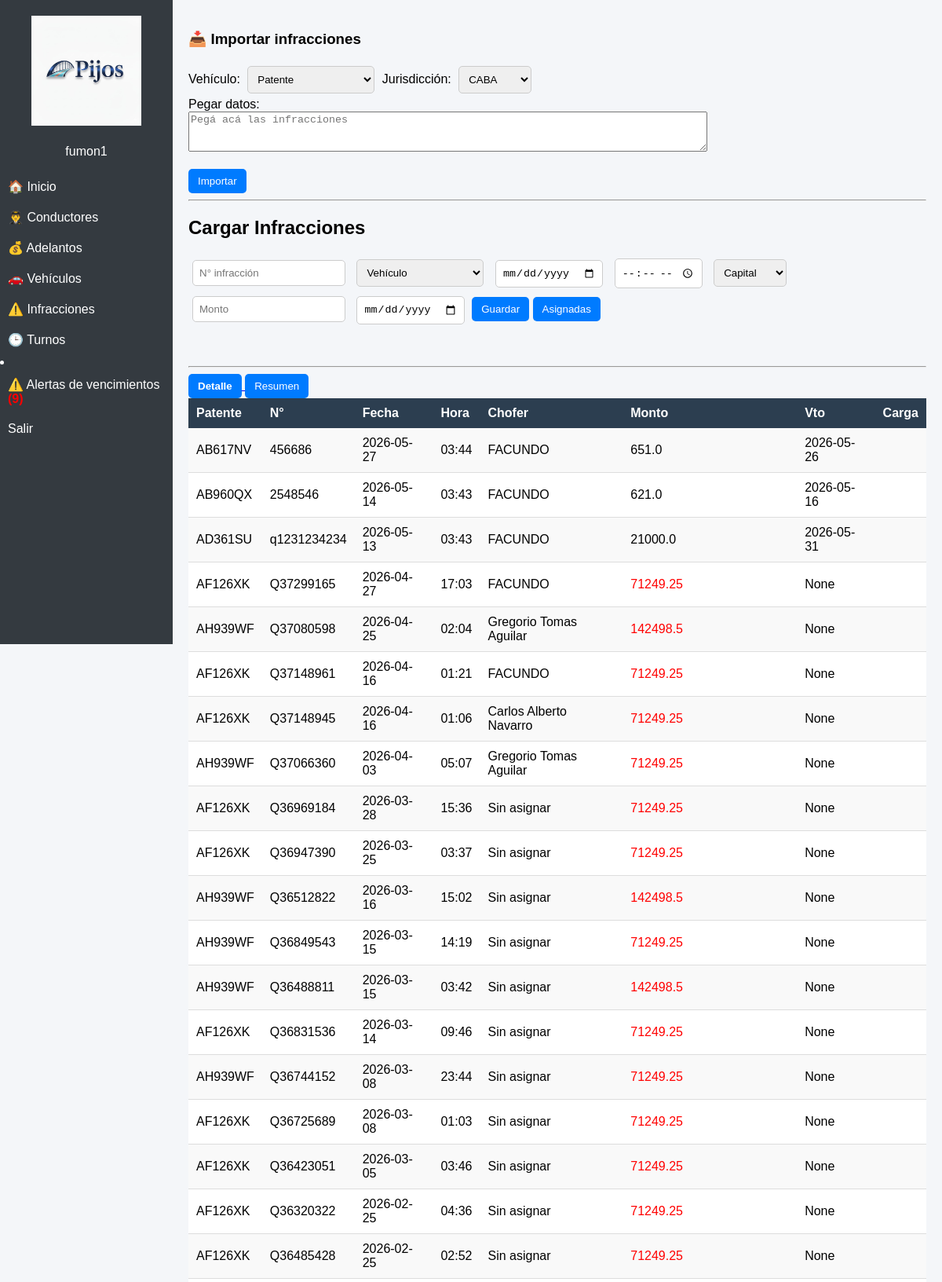
The page /infracciones (signed in, upper part) on the database its author committed.
### tables this page shows
CREATE TABLE infracciones (
            id INTEGER PRIMARY KEY AUTOINCREMENT,
            numero TEXT,
            vehiculo_id INTEGER,
            conductor_id INTEGER,
            fecha TEXT,
            hora TEXT,
            jurisdiccion TEXT, -- capital / provincia
            monto REAL,
            fecha_vencimiento TEXT,
            estado TEXT,
            hash_unico TEXT,
            fecha_carga TEXT,
            pagada INTEGER DEFAULT 0,   
            FOREIGN KEY (vehiculo_id) REFERENCES vehiculos(id),
            FOREIGN KEY (conductor_id) REFERENCES conductores(id)
        );

CREATE TABLE vehiculos (
            id INTEGER PRIMARY KEY AUTOINCREMENT,
            auto TEXT,
            patente TEXT,
            modelo TEXT,
            vtv TEXT,
            remis TEXT,  
            gnc TEXT,
            tubo TEXT                          
        );

CREATE TABLE conductores (
            id INTEGER PRIMARY KEY AUTOINCREMENT,
            nombre TEXT,
            dni TEXT,
            licencia_vencimiento TEXT,
            cbu TEXT,
            licencia_frente TEXT,
            licencia_dorso TEXT,
            dni_frente TEXT,
            dni_dorso TEXT,
            contrato TEXT        
        );

### app.py (the view, shortened to what this page needs)
@app.route('/infracciones', methods=['GET', 'POST'])
@login_requerido
def infracciones():
    conn = sqlite3.connect('empresa.db')
    conn.row_factory = sqlite3.Row
    cursor = conn.cursor()
    modo = request.args.get('modo', 'detalle')
    if modo == 'detalle':
        cursor.execute("""
            SELECT
                i.*,
                v.patente,
                c.nombre,
                CASE
                    WHEN datetime(i.fecha_carga) >= datetime('now', '-8 hours')
                    THEN 1
                     ELSE 0
                END as nueva
            FROM infracciones i
            LEFT JOIN vehiculos v
                ON i.vehiculo_id = v.id
            LEFT JOIN conductores c
                ON i.conductor_id = c.id
            ORDER BY i.fecha DESC, i.hora DESC
        """)
        infracciones = cursor.fetchall()
    cursor.execute("""
        SELECT *
        FROM vehiculos
        ORDER BY patente
    """)
    vehiculos = cursor.fetchall()
    conn.close()
    from datetime import date
    hoy = date.today().isoformat()
    return render_template(
        "infracciones.html",
        infracciones=infracciones,
        hoy=hoy,
        vehiculos=vehiculos,
        modo=modo
   )

### app.py (called while the page is built)
def login_requerido(f):
    @wraps(f)
    def funcion_protegida(*args, **kwargs):
        if "usuario" not in session:
            return redirect("/login")
        return f(*args, **kwargs)
    return funcion_protegida

### templates/infracciones.html (shortened to what this page needs)
{% extends "layout.html" %}
{% block content %}
<h3>📥 Importar infracciones</h3>
<form method="POST" action="/importar_infracciones">
    <label>Vehículo:</label>
    <select name="vehiculo_id" required>
        <option value="">Patente</option>
    </select>
    <label>Jurisdicción:</label>
    <select name="jurisdiccion">
        <option value="CABA">CABA</option>
    </select>
    <br>
    <label style="display: inline-block;">Pegar datos:</label><br>
    <textarea name="texto" style="display: inline-block;" rows="3" cols="80" placeholder="Pegá acá las infracciones"></textarea>
    <br><br>
    <button type="submit">Importar</button>
</form>
<hr>
<h2>Cargar Infracciones</h2>
<form style="padding-bottom: 40px;" method="POST" >
    <input name="numero" placeholder="N° infracción" required>
    <select name="vehiculo_id" required>
        <option value="">Vehículo</option>
    </select>
    <input type="date" name="fecha" required>
    <input type="time" name="hora" required>
    <select name="jurisdiccion">
        <option value="capital">Capital</option>
    </select>
    <input type="number" name="monto" placeholder="Monto" required>
    <input type="date" name="fecha_vencimiento" required>
    <button type="submit">Guardar</button>
    <a href="/infracciones_asignadas">
         <button type="button">Asignadas</button>
    </a>
</form>
<hr>
<a href="{{ url_for('infracciones', modo='detalle') }}">
        <button {% if modo == 'detalle' %}style="font-weight:bold;"{% endif %}>
            Detalle
        </button>
    </a>
    <a href="{{ url_for('infracciones', modo='resumen') }}">
        <button {% if modo == 'resumen' %}style="font-weight:bold;"{% endif %}>
            Resumen
        </button>
    </a>
{% if modo == 'detalle' %}
<table>
    <tr>
        <th>Patente</th>
        <th>N°</th>
        <th>Fecha</th>
        <th>Hora</th>
        <th>Chofer</th>
        <th>Monto</th>
        <th>Vto</th>
        <th>Carga</th>
    </tr>
    {% for i in infracciones %}
    <tr class="{% if i.fecha_vencimiento and i.fecha_vencimiento <= hoy %}background:#ffcccc{% endif %}">
        <td>{{ i.patente }}</td>
        <td>{{ i.numero }}</td>
        <td>{{ i.fecha }}</td>
        <td>{{ i.hora }}</td>
        <td>{{ i.nombre or 'Sin asignar' }}</td>
        <td>
    {% if i.estado == 'controlador' %}
        <span style="color:red; font-weight:bold;">
            Solucionar con controlador
        </span>
    {% elif i.estado == 'vencida' %}
        <span style="color:red;">
            {{ i.monto }}
        </span>
    {% else %}
        {{ i.monto }}
    {% endif %}
        </td>
        <td>{{ i.fecha_vencimiento }}</td>
        <td>
        </td>
    </tr>
    {% endfor %}
</table>
{% endif %}
{% endblock %}

### templates/layout.html (style rules this page uses)
body { margin: 0; font-family: Arial; background-color: #f4f6f9; }
table { width: 100%; border-collapse: collapse; background: white; }
th { background: #2c3e50; color: white; padding: 10px; text-align: left; }
td { padding: 10px; border-bottom: 1px solid #ddd; }
tr:nth-child(even) { background: #f9f9f9; }
input, select { padding: 8px; margin: 5px; border: 1px solid #ccc; border-radius: 5px; }
button { padding: 8px 12px; background: #007bff; color: white; border: none; border-radius: 5px; cursor: pointer; }

### rows shown on the page
infracciones: patente "AB617NV", numero "456686", fecha "2026-05-27", hora "03:44", nombre "FACUNDO", monto "651.0", fecha_vencimiento "2026-05-26"
infracciones: patente "AB960QX", numero "2548546", fecha "2026-05-14", hora "03:43", nombre "FACUNDO", monto "621.0", fecha_vencimiento "2026-05-16"
infracciones: patente "AD361SU", numero "q1231234234", fecha "2026-05-13", hora "03:43", nombre "FACUNDO", monto "21000.0", fecha_vencimiento "2026-05-31"
infracciones: patente "AF126XK", numero "Q37299165", fecha "2026-04-27", hora "17:03", nombre "FACUNDO", monto "71249.25", fecha_vencimiento "None"
infracciones: patente "AH939WF", numero "Q37080598", fecha "2026-04-25", hora "02:04", nombre "Gregorio Tomas Aguilar", monto "142498.5", fecha_vencimiento "None"
infracciones: patente "AF126XK", numero "Q37148961", fecha "2026-04-16", hora "01:21", nombre "FACUNDO", monto "71249.25", fecha_vencimiento "None"
infracciones: patente "AF126XK", numero "Q37148945", fecha "2026-04-16", hora "01:06", nombre "Carlos Alberto Navarro", monto "71249.25", fecha_vencimiento "None"
infracciones: patente "AH939WF", numero "Q37066360", fecha "2026-04-03", hora "05:07", nombre "Gregorio Tomas Aguilar", monto "71249.25", fecha_vencimiento "None"
infracciones: patente "AF126XK", numero "Q36969184", fecha "2026-03-28", hora "15:36", nombre "Sin asignar", monto "71249.25", fecha_vencimiento "None"
infracciones: patente "AF126XK", numero "Q36947390", fecha "2026-03-25", hora "03:37", nombre "Sin asignar", monto "71249.25", fecha_vencimiento "None"
infracciones: patente "AH939WF", numero "Q36512822", fecha "2026-03-16", hora "15:02", nombre "Sin asignar", monto "142498.5", fecha_vencimiento "None"
infracciones: patente "AH939WF", numero "Q36849543", fecha "2026-03-15", hora "14:19", nombre "Sin asignar", monto "71249.25", fecha_vencimiento "None"
infracciones: patente "AH939WF", numero "Q36488811", fecha "2026-03-15", hora "03:42", nombre "Sin asignar", monto "142498.5", fecha_vencimiento "None"
infracciones: patente "AF126XK", numero "Q36831536", fecha "2026-03-14", hora "09:46", nombre "Sin asignar", monto "71249.25", fecha_vencimiento "None"
infracciones: patente "AH939WF", numero "Q36744152", fecha "2026-03-08", hora "23:44", nombre "Sin asignar", monto "71249.25", fecha_vencimiento "None"
infracciones: patente "AF126XK", numero "Q36725689", fecha "2026-03-08", hora "01:03", nombre "Sin asignar", monto "71249.25", fecha_vencimiento "None"
infracciones: patente "AF126XK", numero "Q36423051", fecha "2026-03-05", hora "03:46", nombre "Sin asignar", monto "71249.25", fecha_vencimiento "None"
infracciones: patente "AF126XK", numero "Q36320322", fecha "2026-02-25", hora "04:36", nombre "Sin asignar", monto "71249.25", fecha_vencimiento "None"
infracciones: patente "AF126XK", numero "Q36485428", fecha "2026-02-25", hora "02:52", nombre "Sin asignar", monto "71249.25", fecha_vencimiento "None"

### other values the page prints
{{ session["usuario"] }} "fumon1"
{{ alertas_total }} "9"
